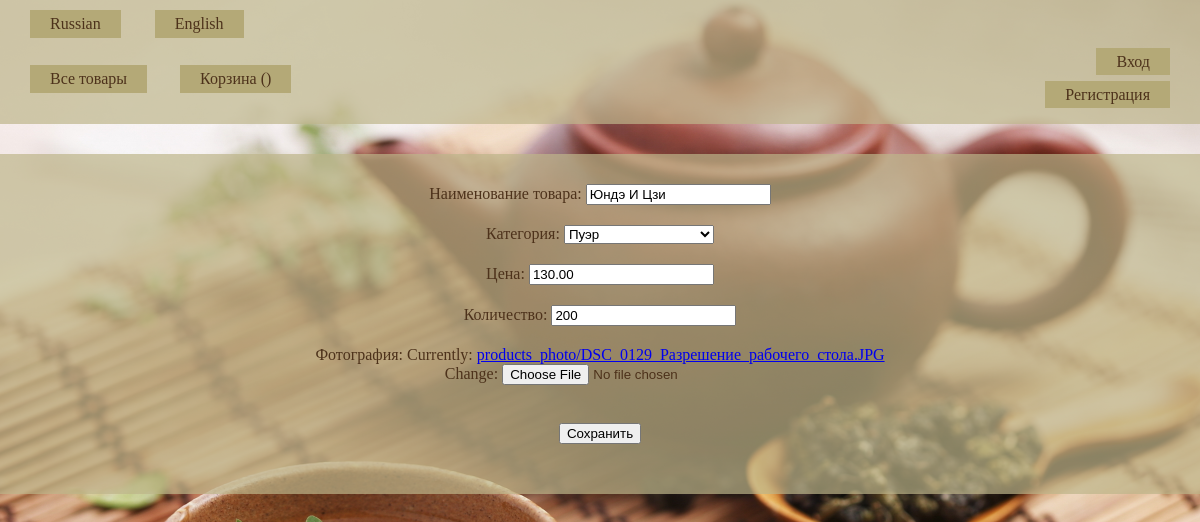
The app's page /en/tea/product/12/update/ with its own data.
### tea/models.py (models this page shows, shortened)
class Product(models.Model):
    name = models.CharField(max_length=100)
    category = models.ForeignKey(Category, on_delete=models.CASCADE)
    price = models.DecimalField(max_digits=10, decimal_places=2)
    quantity = models.PositiveIntegerField()
    photo = models.ImageField(default='None', upload_to='products_photo/')
    user = models.ForeignKey(User, null=True)

### tea/views.py (the view)
# urls.py: url(r'^product/(?P<id>\d+)/update/$', ProductUpdate.as_view(), name='product_update'),
class ProductUpdate(UpdateView):
    model = Product
    pk_url_kwarg = 'id'
    template_name = 'edit_product.html'
    fields = ['name', 'category', 'price', 'quantity', 'photo']

### tea/models.py (called while the page is built)
    def __str__(self):
        return str(self.name)

### templates/edit_product.html (shortened to what this page needs)
{% extends "base.html" %}
{% load i18n %}
{% block content %}
    <div class="form">
        <form action="" method="post" enctype="multipart/form-data">{% csrf_token %}
            <label for="{{ form.name.id_for_label }}">{% trans "Наименование товара" %}: </label>
            {{ form.name }}<br>
            <label for="{{ form.category.id_for_label }}">{% trans "Категория" %}: </label>
            {{ form.category }}<br>
            <label for="{{ form.price.id_for_label }}">{% trans "Цена" %}: </label>
            {{ form.price }}<br>
            <label for="{{ form.quantity.id_for_label }}">{% trans "Количество" %}: </label>
            {{ form.quantity }}<br>
            <label for="{{ form.photo.id_for_label }}">{% trans "Фотография" %}: </label>
            {{ form.photo }}
            <br><br>
            <input type="submit" value='{% trans "Сохранить" %}' name="add_product" />
        </form>
    </div>
{% endblock %}

### static/css/style.css (style rules this page uses)
html, body, div, span, a, img, strong, b, u, i, ol, ul, li, form, label, table, tbody, thead, tr, th, td, article, aside, footer, header, menu, nav, h1,h2,h3, p { margin: 0; padding: 0; border: 0; }
html, body { height: 100%; width: 100%; }
body { background: url(../images/back.jpg) no-repeat; background-size: cover; background-attachment: fixed; }
.form form p, .form { text-align: center; }
.form { margin: 0 auto; margin-top: 30px; background-color: rgba(190, 181, 138, 0.7); padding: 30px 0; color: #4d321b; }
.form input, select { margin-bottom: 20px; }

### records on screen
Product: name "Юндэ И Цзи", category "Пуэр", price "130.00", quantity "200"

### other values on screen
{{ lang_name }} "Russian" "English"
